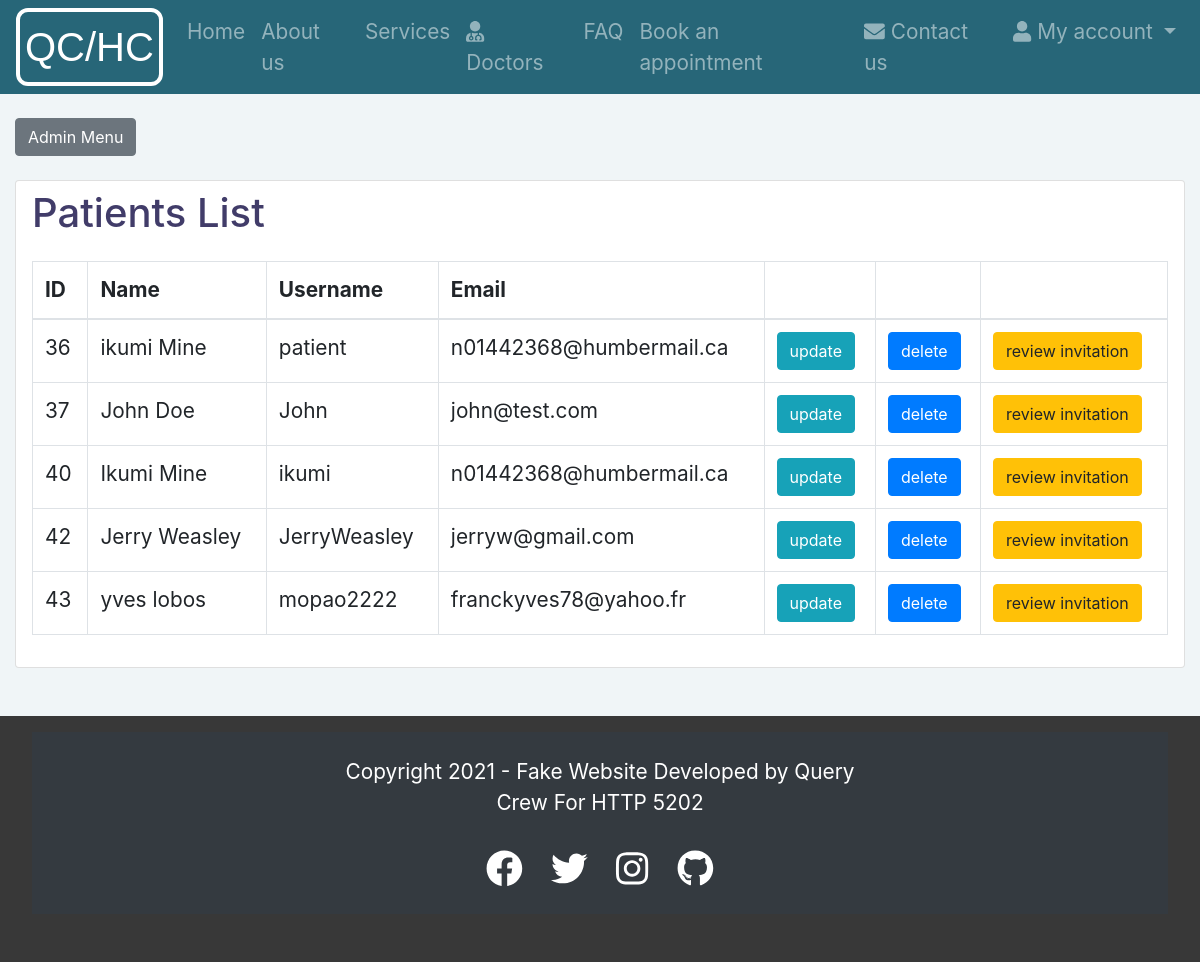
Screenshot of /index.php?page=admin_patients (signed in) with the database file from the repository.
### tables this page shows
CREATE TABLE `users` (
  `id` int(20) UNSIGNED NOT NULL,
  `firstname` varchar(255) NOT NULL,
  `lastname` varchar(255) NOT NULL,
  `username` varchar(255) NOT NULL,
  `password` varchar(255) NOT NULL,
  `email` varchar(255) NOT NULL,
  `user_role_id` int(20) UNSIGNED NOT NULL
);

### database/AdminAllUsersPDO.php (called while the page is built, shortened)
<?php
class AdminAllUsersPDO {
    public function getPatients($dbcon) {
        $query = "SELECT users.id, users.firstname, users.lastname, users.username, users.email  FROM users, user_roles
                    WHERE users.user_role_id = user_roles.id
                      AND user_roles.type = 'patient'";
        $pdostm = $dbcon->prepare($query);
        $pdostm->execute();
        $patiens = $pdostm->fetchAll(\PDO::FETCH_OBJ);
        return $patiens;
    }
}

### pages/admin_patients.php (the view, shortened to what this page needs)
<?php
$dbcon = Database::getDb();
$newPatients = new AdminAllUsersPDO();
$patients = $newPatients->getPatients($dbcon);
?>
<!DOCTYPE html>
<html lang="en">
<head>
    <link rel="stylesheet" href="library/bootstrap/bootstrap.min.css">
    <link rel="stylesheet" href="css/HeaderFooter.css">
    <link rel="stylesheet" href="css/admin-style/admin_dashboard.css">
    <link rel="stylesheet" href="css/admin-style/admin_sidebar.css">
</head>
<body>
<?php include_once 'header.php'; ?>
<div class="d-lg-flex align-items-stretch w-100">
    <main class="w-100 order-2" id="admin_main">
        <div class="container-fluid">
            <button class="btn btn-secondary my-4" type="button" id="sidebar_nav_btn">Admin Menu</button>
            <div class="card mb-5">
                <h1 class="pl-3 py-2">Patients List</h1>
                <div class="p-3 faq-list overflow-auto">
                    <table class="table table-bordered">
                        <thead>
                        <tr>
                            <th scope="col">ID</th>
                            <th scope="col">Name</th>
                            <th scope="col">Username</th>
                            <th scope="col">Email</th>
                            <th>&nbsp;</th>
                            <th>&nbsp;</th>
                            <th>&nbsp;</th>
                        </tr>
                        </thead>
                        <tbody>
                        <?php foreach ($patients as $p) {
                            $name = $p->firstname.' '.$p->lastname;
                        ?>
                            <tr>
                                <td><?= $p->id; ?></td>
                                <td><?= $name; ?></td>
                                <td><?= $p->username; ?></td>
                                <td><?= $p->email; ?></td>
                                <td>
                                    <form action="index.php?page=admin_patient_update" method="post">
                                        <input type="submit" class="button btn btn-info" name="updPatient" value="update"/>
                                    </form>
                                </td>
                                <td>
                                    <form action="index.php?page=admin_patient_delete" method="post">
                                        <input type="submit" class="button btn btn-primary" name="dltPatient" value="delete"/>
                                    </form>
                                </td>
                                <td>
                                    <form action="#" method="post">
                                        <input type="submit" class="button btn btn-warning" name="review" value="review invitation"/>
                                    </form>
                                </td>
                            </tr>
                        <?php } ?>
                        </tbody>
                    </table>
                </div>
            </div>
        </div>
    </main>
</div>
<?php include_once 'footer.php'; ?>
</body>
</html>

### css/HeaderFooter.css (style rules this page uses)
html { font-family: "Roboto", sans-serif; }

### css/admin-style/admin_dashboard.css (style rules this page uses)
body { color: #413c69; font-size: 1.3rem; }
h1 { margin: 0; }
main { background-color: rgba(112,159,176,.1); overflow: hidden; }

### rows the page displays
users: id "36", name "ikumi Mine", username "patient", email "n01442368@humbermail.ca"
users: id "37", name "John Doe", username "John", email "john@test.com"
users: id "40", name "Ikumi Mine", username "ikumi", email "n01442368@humbermail.ca"
users: id "42", name "Jerry Weasley", username "JerryWeasley", email "jerryw@gmail.com"
users: id "43", name "yves lobos", username "mopao2222", email "franckyves78@yahoo.fr"
